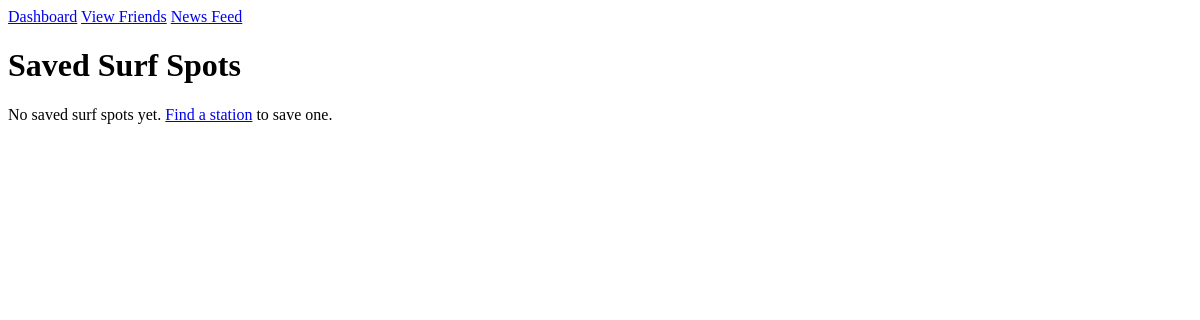
The page /saved-locations/ (signed in) on the database as committed earlier.
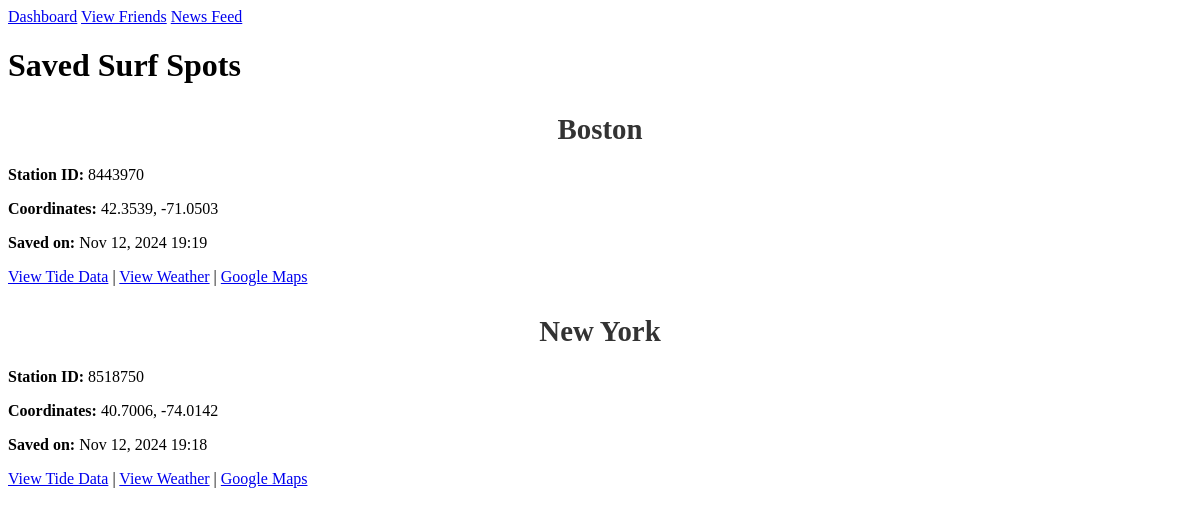
The same page on the database as committed later.
### tide/models.py (models this page shows, shortened)
class SurfSpot(models.Model):
    user = models.ForeignKey(User, on_delete=models.CASCADE, related_name='surf_spots')
    station_id = models.CharField(max_length=10)
    nickname = models.CharField(max_length=100, blank=True)
    latitude = models.FloatField()
    longitude = models.FloatField()
    created_at = models.DateTimeField(auto_now_add=True)
    class Meta:
        ordering = ['-created_at']

### tide/views.py (the view)
# urls.py: path('saved-locations/', views.SavedLocationsView.as_view(), name='saved_locations'),
class SavedLocationsView(LoginRequiredMixin, View):
    def get(self, request):
        surf_spots = SurfSpot.objects.filter(user=request.user)
        return render(request, 'tide/saved_locations.html', {'surf_spots': surf_spots})

### tide/urls.py (called while the page is built)
    def to_url(self, value):
        return str(value)

### tide/templates/tide/saved_locations.html
{% extends 'tide/base.html' %}
{% block content %}
    <h1>Saved Surf Spots</h1>
    {% if surf_spots %}
        <div class="saved-locations">
            {% for spot in surf_spots %}
                <div class="location-card">
                    <h3>{{ spot.nickname|default:spot.station_id }}</h3>
                    <p><strong>Station ID:</strong> {{ spot.station_id }}</p>
                    <p><strong>Coordinates:</strong> {{ spot.latitude }}, {{ spot.longitude }}</p>
                    <p><strong>Saved on:</strong> {{ spot.created_at|date:"M d, Y H:i" }}</p>
                    <a href="{% url 'tide_data' spot.station_id %}">View Tide Data</a> |
                    <a href="{% url 'weather_view' spot.latitude spot.longitude %}">View Weather</a> |
                    <a href="https://www.google.com/maps/search/?api=1&query={{ spot.latitude }},{{ spot.longitude }}" target="_blank">Google Maps</a>
                </div>
            {% endfor %}
        </div>
    {% else %}
        <p>No saved surf spots yet. <a href="{% url 'location_input' %}">Find a station</a> to save one.</p>
    {% endif %}
{% endblock %}

Rows that differ between the two databases and show on the page:
added SurfSpot: nickname "Boston", station_id "8443970", latitude "42.3539", longitude "-71.0503", created_at "Nov 12, 2024 19:19"
added SurfSpot: nickname "New York", station_id "8518750", latitude "40.7006", longitude "-74.0142", created_at "Nov 12, 2024 19:18"
Other text that changed with them:
text no longer shown: "No saved surf spots yet. Find a station to save one."
